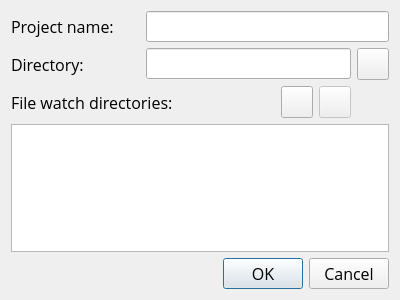
<?xml version="1.0" encoding="UTF-8"?>
<ui version="4.0">
 <class>NewProjectDialog</class>
 <widget class="QDialog" name="NewProjectDialog">
  <property name="geometry">
   <rect>
    <x>0</x>
    <y>0</y>
    <width>400</width>
    <height>300</height>
   </rect>
  </property>
  <property name="minimumSize">
   <size>
    <width>400</width>
    <height>300</height>
   </size>
  </property>
  <property name="maximumSize">
   <size>
    <width>400</width>
    <height>300</height>
   </size>
  </property>
  <property name="font">
   <font>
    <family>Open Sans</family>
    <pointsize>12</pointsize>
   </font>
  </property>
  <property name="windowTitle">
   <string>New PTNG Project</string>
  </property>
  <property name="modal">
   <bool>false</bool>
  </property>
  <layout class="QGridLayout" name="gridLayout">
   <item row="0" column="0">
    <widget class="QLabel" name="nameLabel">
     <property name="text">
      <string>Project name:</string>
     </property>
    </widget>
   </item>
   <item row="0" column="1" colspan="4">
    <widget class="QLineEdit" name="nameLineEdit"/>
   </item>
   <item row="1" column="0">
    <widget class="QLabel" name="directoryLabel">
     <property name="text">
      <string>Directory:</string>
     </property>
    </widget>
   </item>
   <item row="1" column="1" colspan="3">
    <widget class="QLineEdit" name="workingDirectoryLineEdit"/>
   </item>
   <item row="1" column="4">
    <widget class="QPushButton" name="workingDirectoryPushButton">
     <property name="minimumSize">
      <size>
       <width>32</width>
       <height>32</height>
      </size>
     </property>
     <property name="maximumSize">
      <size>
       <width>32</width>
       <height>32</height>
      </size>
     </property>
     <property name="toolTip">
      <string>Select project home directory</string>
     </property>
     <property name="text">
      <string/>
     </property>
     <property name="icon">
      <iconset resource="../res/workbench.qrc">
       <normaloff>:/images/folder_open_01.png</normaloff>:/images/folder_open_01.png</iconset>
     </property>
    </widget>
   </item>
   <item row="2" column="0" colspan="2">
    <widget class="QLabel" name="fileWatchLabel">
     <property name="text">
      <string>File watch directories:</string>
     </property>
    </widget>
   </item>
   <item row="2" column="2">
    <widget class="QPushButton" name="addFileWatchPushButton">
     <property name="minimumSize">
      <size>
       <width>32</width>
       <height>32</height>
      </size>
     </property>
     <property name="maximumSize">
      <size>
       <width>32</width>
       <height>32</height>
      </size>
     </property>
     <property name="toolTip">
      <string>Add file watch directory</string>
     </property>
     <property name="text">
      <string/>
     </property>
     <property name="icon">
      <iconset resource="../res/workbench.qrc">
       <normaloff>:/images/folder_open_01.png</normaloff>:/images/folder_open_01.png</iconset>
     </property>
    </widget>
   </item>
   <item row="2" column="3">
    <widget class="QPushButton" name="removeFileWatchPushButton">
     <property name="enabled">
      <bool>false</bool>
     </property>
     <property name="minimumSize">
      <size>
       <width>32</width>
       <height>32</height>
      </size>
     </property>
     <property name="maximumSize">
      <size>
       <width>32</width>
       <height>32</height>
      </size>
     </property>
     <property name="toolTip">
      <string>Remove file watch directory</string>
     </property>
     <property name="text">
      <string/>
     </property>
     <property name="icon">
      <iconset resource="../res/workbench.qrc">
       <normaloff>:/images/close_01.png</normaloff>:/images/close_01.png</iconset>
     </property>
    </widget>
   </item>
   <item row="3" column="0" colspan="5">
    <widget class="QTableView" name="tableView"/>
   </item>
   <item row="4" column="0" colspan="5">
    <widget class="QDialogButtonBox" name="buttonBox">
     <property name="orientation">
      <enum>Qt::Horizontal</enum>
     </property>
     <property name="standardButtons">
      <set>QDialogButtonBox::Cancel|QDialogButtonBox::Ok</set>
     </property>
    </widget>
   </item>
  </layout>
 </widget>
 <resources>
  <include location="../res/workbench.qrc"/>
 </resources>
 <connections>
  <connection>
   <sender>buttonBox</sender>
   <signal>accepted()</signal>
   <receiver>NewProjectDialog</receiver>
   <slot>accept()</slot>
   <hints>
    <hint type="sourcelabel">
     <x>248</x>
     <y>254</y>
    </hint>
    <hint type="destinationlabel">
     <x>157</x>
     <y>274</y>
    </hint>
   </hints>
  </connection>
  <connection>
   <sender>buttonBox</sender>
   <signal>rejected()</signal>
   <receiver>NewProjectDialog</receiver>
   <slot>reject()</slot>
   <hints>
    <hint type="sourcelabel">
     <x>316</x>
     <y>260</y>
    </hint>
    <hint type="destinationlabel">
     <x>286</x>
     <y>274</y>
    </hint>
   </hints>
  </connection>
 </connections>
</ui>
